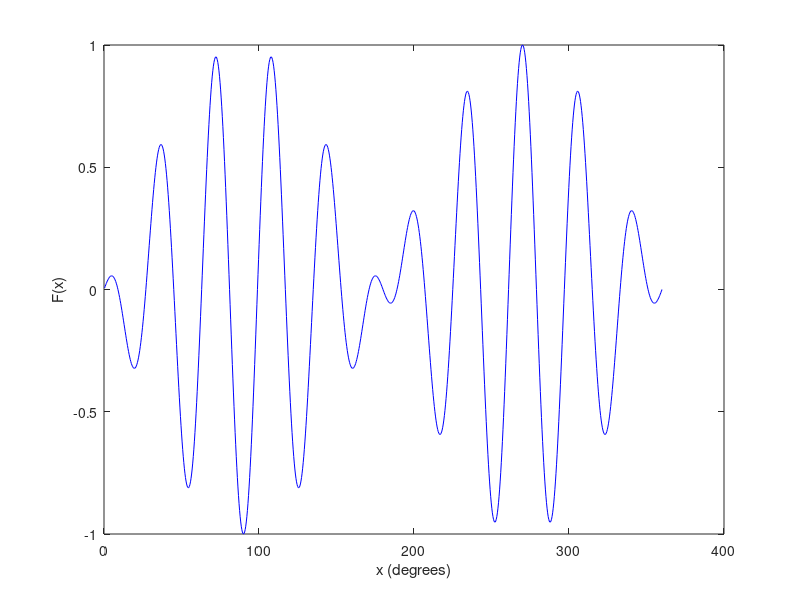

MATLAB code to generate this figure:

% -------------------------------------------------
% Example of a basic script program, in Matlab.
% Lecture Matlab.1 ; MTRN2500 - s2.2017
% Solving Example_L1_01.m in a different way.

N = 1000; 
freq1 = pi/500;
X = (1:N)';         % create a column vector (Nx1), monotonically increasing from 1 to N.
Y = sin(freq1*X).*cos(freq1*10*X);    % <---- note that we used the operator ".*" in place of simply "*". ELEMENT-WISE multiplication.

% plot the data (as in previous example).
figure(1) ; clf();
plot(X*freq1*180/pi,Y,'b');
ylabel('F(x)'); xlabel('x (degrees)');

% -------------------------------------------------

% See how we created and used the variables X,Y, i, N, freq1;
% You may read help information about the functions we used to plot.

% -------------------------------------------------
% Questions: ask the lecturer, via Moodle or email (j.guivant@unsw.edu.au)
% -------------------------------------------------
